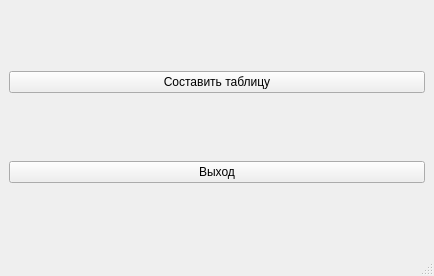
<?xml version="1.0" encoding="UTF-8"?>
<ui version="4.0">
 <class>MainWindow</class>
 <widget class="QMainWindow" name="MainWindow">
  <property name="geometry">
   <rect>
    <x>0</x>
    <y>0</y>
    <width>434</width>
    <height>276</height>
   </rect>
  </property>
  <property name="windowTitle">
   <string>MainWindow</string>
  </property>
  <widget class="QWidget" name="centralwidget">
   <layout class="QVBoxLayout" name="verticalLayout">
    <item>
     <widget class="QPushButton" name="TableEx">
      <property name="text">
       <string>Составить таблицу</string>
      </property>
     </widget>
    </item>
    <item>
     <widget class="QPushButton" name="LogOut">
      <property name="text">
       <string>Выход</string>
      </property>
     </widget>
    </item>
   </layout>
  </widget>
  <widget class="QMenuBar" name="menubar">
   <property name="geometry">
    <rect>
     <x>0</x>
     <y>0</y>
     <width>434</width>
     <height>21</height>
    </rect>
   </property>
  </widget>
  <widget class="QStatusBar" name="statusbar"/>
 </widget>
 <resources/>
 <connections/>
</ui>
